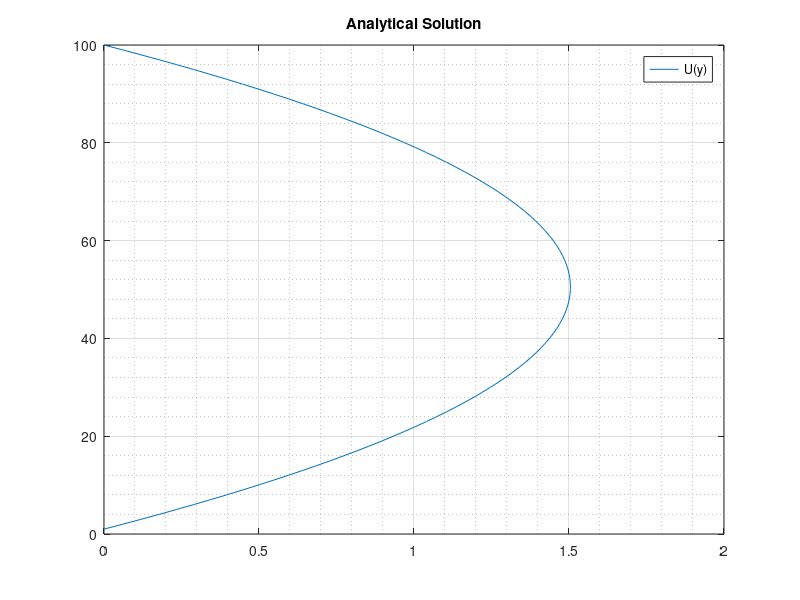

Write MATLAB code to recreate this figure.
clear;
clc,

% Geometry parameters
h = 1;

% kinematic viscosity
nue = 1; 

% Pressure gradient
delta_p = -12.037; % define this better

y = linspace(0,1,100)'; % column vector
velocity=zeros(100,1); % column vector

% Calculate the velocity
for i = 1:100
    velocity(i) = -( (delta_p)/(2*nue) ) * (h - y(i)) * y(i);
end

% File handling
fileID = fopen('analytical_velo_PF.dat','w');
fprintf(fileID,'%10s\n','U(y)');
fprintf(fileID,'%10.8f\n',velocity);
fclose(fileID);

% plotting
y_axis = linspace(1,100,100);
plot(velocity,y_axis) 
grid on
grid minor
legend('U(y)')
title('Analytical Solution')
